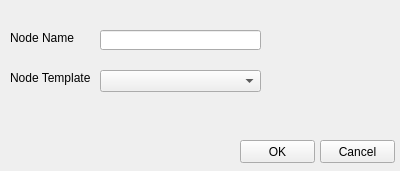
<?xml version="1.0" encoding="UTF-8"?>
<ui version="4.0">
 <class>widget_createNode</class>
 <widget class="QWidget" name="widget_createNode">
  <property name="geometry">
   <rect>
    <x>0</x>
    <y>0</y>
    <width>400</width>
    <height>171</height>
   </rect>
  </property>
  <property name="windowTitle">
   <string>Dialog</string>
  </property>
  <widget class="QLineEdit" name="line_nodename">
   <property name="geometry">
    <rect>
     <x>100</x>
     <y>30</y>
     <width>161</width>
     <height>20</height>
    </rect>
   </property>
  </widget>
  <widget class="QLabel" name="label_nodename">
   <property name="geometry">
    <rect>
     <x>10</x>
     <y>30</y>
     <width>71</width>
     <height>16</height>
    </rect>
   </property>
   <property name="text">
    <string>Node Name</string>
   </property>
  </widget>
  <widget class="QLabel" name="label_nodetype">
   <property name="geometry">
    <rect>
     <x>10</x>
     <y>70</y>
     <width>81</width>
     <height>16</height>
    </rect>
   </property>
   <property name="text">
    <string>Node Template</string>
   </property>
  </widget>
  <widget class="QComboBox" name="combo_nodetemplate">
   <property name="geometry">
    <rect>
     <x>100</x>
     <y>70</y>
     <width>161</width>
     <height>22</height>
    </rect>
   </property>
  </widget>
  <widget class="QPushButton" name="button_ok">
   <property name="geometry">
    <rect>
     <x>240</x>
     <y>140</y>
     <width>75</width>
     <height>23</height>
    </rect>
   </property>
   <property name="text">
    <string>OK</string>
   </property>
  </widget>
  <widget class="QPushButton" name="button_cancel">
   <property name="geometry">
    <rect>
     <x>320</x>
     <y>140</y>
     <width>75</width>
     <height>23</height>
    </rect>
   </property>
   <property name="text">
    <string>Cancel</string>
   </property>
  </widget>
 </widget>
 <resources/>
 <connections/>
</ui>
